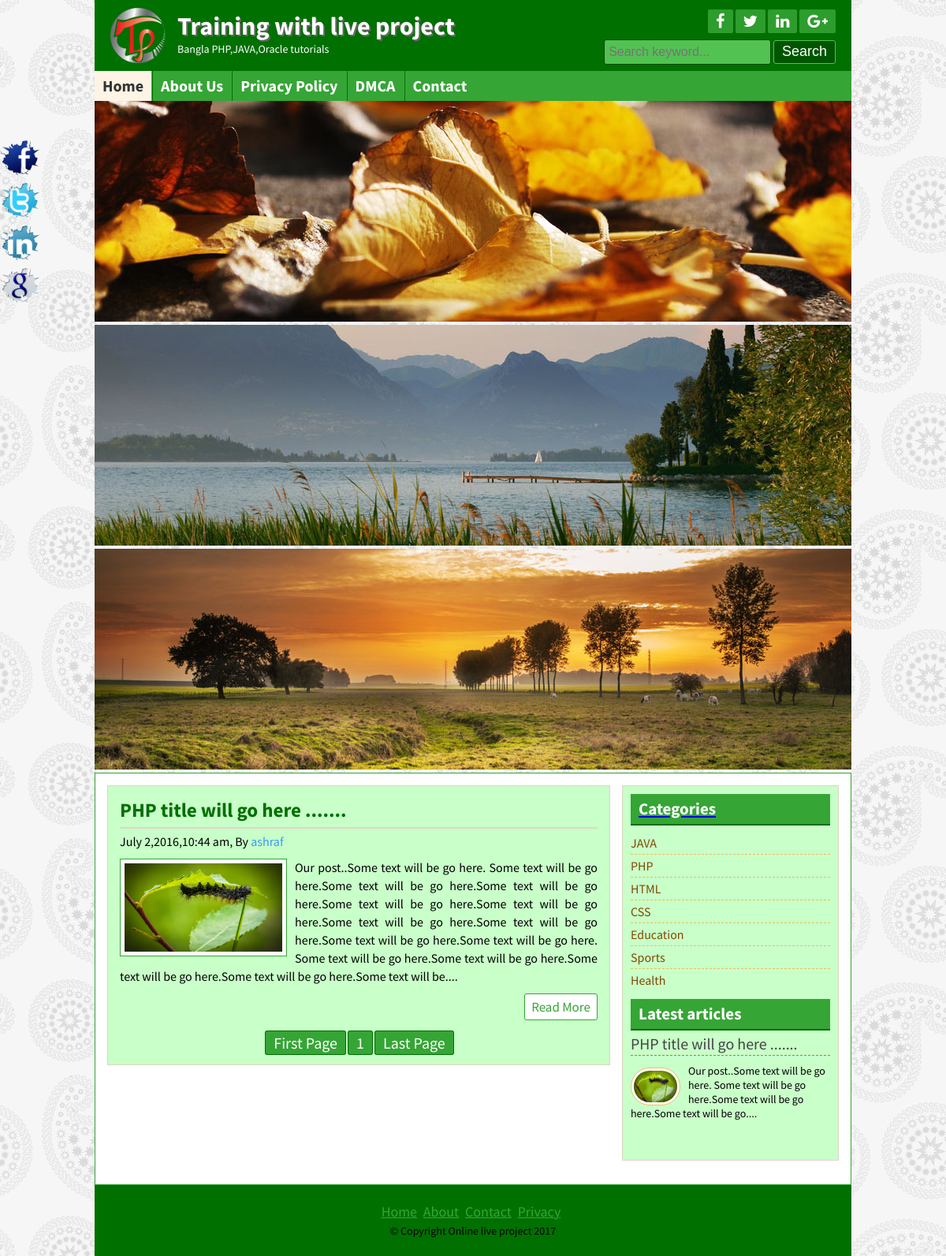
The page / on the database its author committed.
### tables this page shows
CREATE TABLE IF NOT EXISTS `tittle_slogan` (
  `id` int(11) NOT NULL AUTO_INCREMENT,
  `title` varchar(255) NOT NULL,
  `slogan` varchar(255) NOT NULL,
  `logo` varchar(255) NOT NULL,
  PRIMARY KEY (`id`)
);

CREATE TABLE IF NOT EXISTS `tbl_social` (
  `id` int(11) NOT NULL AUTO_INCREMENT,
  `fb` varchar(255) NOT NULL,
  `tw` varchar(255) NOT NULL,
  `ln` varchar(255) NOT NULL,
  `gp` varchar(255) NOT NULL,
  PRIMARY KEY (`id`)
);

CREATE TABLE IF NOT EXISTS `tbl_page` (
  `id` int(11) NOT NULL AUTO_INCREMENT,
  `name` varchar(255) NOT NULL,
  `body` text NOT NULL,
  PRIMARY KEY (`id`)
);

CREATE TABLE IF NOT EXISTS `tbl_slider` (
  `id` int(11) NOT NULL AUTO_INCREMENT,
  `title` varchar(255) NOT NULL,
  `image` varchar(255) NOT NULL,
  PRIMARY KEY (`id`)
);

CREATE TABLE IF NOT EXISTS `tbl_post` (
  `id` int(11) NOT NULL AUTO_INCREMENT,
  `cat` int(11) NOT NULL,
  `title` varchar(255) NOT NULL,
  `body` text NOT NULL,
  `image` varchar(255) NOT NULL,
  `author` varchar(50) NOT NULL,
  `tags` varchar(255) NOT NULL,
  `date` timestamp NOT NULL DEFAULT CURRENT_TIMESTAMP,
  `userid` int(11) NOT NULL,
  PRIMARY KEY (`id`)
);

CREATE TABLE IF NOT EXISTS `tbl_category` (
  `id` int(11) NOT NULL AUTO_INCREMENT,
  `name` varchar(50) NOT NULL,
  PRIMARY KEY (`id`)
);

CREATE TABLE IF NOT EXISTS `tbl_footer` (
  `id` int(11) NOT NULL AUTO_INCREMENT,
  `note` varchar(255) NOT NULL,
  PRIMARY KEY (`id`)
);

### lib/Database.php (called while the page is built, shortened)
<?php
Class Database{
	public $host   = DB_HOST;
	public $user   = DB_USER;
	public $pass   = DB_PASS;
	public $dbname = DB_NAME;
	public $link;
	private function connectDB(){
	$this->link = new mysqli($this->host, $this->user, $this->pass, $this->dbname);
 }
	public function select($query){
		$result = $this->link->query($query) or die($this->link->error.__LINE__);
		if($result->num_rows > 0){
			return $result;
		} else {
			return false;
		}
	}
}

### helpers/Format.php (called while the page is built, shortened)
<?php
 class Format{
   public function formatDate($date){
       return date('F j,Y,g:i a',strtotime($date) );
   }
   public function textShorten($text,$limit=400){
    $text=$text."";
    $text=substr($text,0,$limit);
    $text=substr($text,0,strrpos($text, ' '));
    $text=$text."....";
    return $text;
   }
 }
?>

### index.php (the view)
<?php include "inc/header.php"; ?>
<?php include "inc/slider.php"; ?>
	<div class="contentsection contemplete clear">
		<div class="maincontent clear">
      <?php
        $per_page=3;
        if (isset($_GET["page"])) {
          $page=$_GET["page"];
        }else{
          $page=1;
        }
        $start_from=($page-1)*$per_page;
      ?>
            <?php
             $query="select * from tbl_post limit $start_from,$per_page";
             $post=$db->select( $query);
             if($post){
             	while ($result=$post->fetch_assoc()) {
            ?>
			<div class="samepost clear">
				<h2><a href="post.php?id=<?php echo $result['id'];?>"><?php echo $result['title'];?></a></h2>
				<h4><?php echo $fm->formatDate($result['date']);?>, By <a href="#"><?php echo $result['author'];?></a></h4>
				 <a href="#"><img src="admin/<?php echo $result['image'];?>" alt="post image"/></a>
				<p>
					<?php echo $fm->textShorten($result['body']);?>
				</p>
				<div class="readmore clear">
				<a href="post.php?id=<?php echo $result['id'];?>">Read More</a>
				</div>
			</div>
		<?php } ?>
        <?php
        $query="select * from tbl_post";
        $result=$db->select( $query);
        $total_rows=mysqli_num_rows($result);
        $total_pages=ceil($total_rows/$per_page);
        echo "<span class='pagination'><a href='index.php?page=1'>".'First Page'."</a>";
        for ($i=1; $i <=$total_pages ; $i++) {
         echo "<a href='index.php?page=".$i."'>".$i."</a>" ;
        }
         echo "<a href='index.php?page=$total_pages'>".'Last Page'."</span>" ?>
       <?php } else{header("Location:404.php");} ?>
		</div>
   <?php include "inc/sidebar.php"; ?>
    <?php include "inc/footer.php"; ?>

### inc/header.php (shortened to what this page needs)
<?php include "lib/Database.php"; ?>
<?php include "helpers/Format.php"; ?>
<?php
  $db=new Database();
  $fm=new Format() ;
?>
<!DOCTYPE html>
<html>
<head>
	<?php include 'scripts/css.php'; ?>
</head>
<body>
	<div class="headersection templete clear">
		<a href="index.php">
			<div class="logo">
				 <?php
                  $query="select * from tittle_slogan where id='1'";
                  $blog_title=$db->select($query);
                  if ($blog_title) {
                    while ($result=$blog_title->fetch_assoc()) {
                 ?>
				<img src="admin/<?php echo $result['logo'];?>" alt="Logo"/>
				<h2><?php echo $result['title'];?></h2>
				<p><?php echo $result['slogan'];?></p>
				<?php } } ?>
			</div>
		</a>
		<div class="social clear">
			<div class="icon clear">
				<?php
                  $query="select * from tbl_social where id='1'";
                  $socialmedia=$db->select($query);
                  if ($socialmedia) {
                    while ($result=$socialmedia->fetch_assoc()) {
             ?>
				<a href="<?php echo $result['fb'];?>" target="_blank"><i class="fa fa-facebook"></i></a>
				<a href="<?php echo $result['tw'];?>" target="_blank"><i class="fa fa-twitter"></i></a>
				<a href="<?php echo $result['ln'];?>" target="_blank"><i class="fa fa-linkedin"></i></a>
				<a href="<?php echo $result['gp'];?>" target="_blank"><i class="fa fa-google-plus"></i></a>
				<?php } } ?>
			</div>
			<div class="searchbtn clear">
			<form action="search.php" method="get">
				<input type="text" name="search" placeholder="Search keyword..."/>
				<input type="submit" name="submit" value="Search"/>
			</form>
			</div>
		</div>
	</div>
<div class="navsection templete">
	<?php
      $path=$_SERVER['SCRIPT_FILENAME'];
      $currentpage=basename($path, '.php');
	?>
	<ul>
		<li><a
             <?php
                 if ($currentpage=='index') {
             	       echo 'id="active"';
                 }
              ?>
			href="index.php">Home</a></li>
                 <?php
                      $query="select * from tbl_page";
                      $pages=$db->select($query);
                      if ($pages) {
                        while ($result=$pages->fetch_assoc()) {
                 ?>
                   <li><a
                     <?php if (isset($_GET['pageid']) && $_GET['pageid']==$result['id'] ){
             	       echo 'id="active"';
                     }
                     ?>
                   	href="page.php?pageid=<?php echo $result['id']; ?>"><?php echo $result['name']; ?></a> </li>
                  <?php } } ?>
              <li><a
                  <?php
                 if ($currentpage=='contact_us') {
             	       echo 'id="active"';
                 }
              ?>
              	href="contact_us.php">Contact</a></li>
	</ul>
</div>

### scripts/css.php
<link rel="stylesheet" href="font-awesome-4.5.0/css/font-awesome.css">
<link rel="stylesheet" href="css/nivo-slider.css" type="text/css" media="screen" />
<link rel="stylesheet" href="style.css">
 <?php
         $query="select * from tbl_theme where id='1'";
         $themes=$db->select($query);
         while ($result=$themes->fetch_assoc()) {
         	if ($result['theme']=='default') { ?>
              <link rel="stylesheet" href="theme/default.css">
        <?php } elseif ($result['theme']=='green') { ?>
              <link rel="stylesheet" href="theme/green.css">
         <?php } elseif ($result['theme']=='red') { ?>
              <link rel="stylesheet" href="theme/red.css">
        <?php } } ?>

### inc/slider.php
<div class="slidersection templete clear">
        <div id="slider">
        	<?php
                 $query="SELECT * FROM tbl_slider order by id limit 5";
                 $slider=$db->select($query);
                   if ($slider) {
                    while ($result=$slider->fetch_assoc()) {
			?>
            <a href="#"><img src="admin/<?php echo $result['image']; ?>" alt="<?php echo $result['title']; ?>" title="<?php echo $result['title']; ?>" /></a>
            <?php } } ?>
        </div>
</div>

### inc/sidebar.php
<div class="sidebar clear">
	<div class="samesidebar clear">
		<h2>Categories</h2>
			<ul>
				<?php
                        $query="select * from tbl_category";
                         $category=$db->select( $query);
                          if($category){
           	          while ($result=$category->fetch_assoc()) {
		        ?>
				<li><a href="posts.php?category=<?php echo $result['id']; ?> "><?php echo $result['name']; ?></a></li>
				<?php } } else{ ?>
				<li> No Category One</li>
				<?php } ?>
			</ul>
	</div>
	<div class="samesidebar clear">
		<h2>Latest articles</h2>
		<?php
                 $query="select * from tbl_post limit 5";
                   $post=$db->select( $query);
                    if($post){
           	     while ($result=$post->fetch_assoc()) {
		 ?>
			<div class="popular clear">
				<h3><a href="post.php?id=<?php echo $result['id'];?>"><?php echo $result['title'];?></a></h3>
				<a href="#"><img src="admin/<?php echo $result['image'];?>" alt="post image"/></a>
				<?php echo $fm->textShorten($result['body'],120);?>
			</div>
			  <?php }  } else{header("Location:404.php");} ?>
	</div>
</div>

### inc/footer.php (shortened to what this page needs)
</div>
	<div class="footersection templete clear">
	  <div class="footermenu clear">
		<ul>
			<li><a href="#">Home</a></li>
			<li><a href="#">About</a></li>
			<li><a href="#">Contact</a></li>
			<li><a href="#">Privacy</a></li>
		</ul>
	  </div>
	   <?php
	                  $query="select * from tbl_footer where id='1'";
	                  $footernote=$db->select($query);
	                  if ($footernote) {
	                    while ($result=$footernote->fetch_assoc()) {
        ?>
	  <p>&copy; <?php echo $result['note']; ?> <?php echo date('Y');?></p>
	  <?php } } ?>
	</div>
	<div class="fixedicon clear">
		<?php
                  $query="select * from tbl_social where id='1'";
                  $socialmedia=$db->select($query);
                  if ($socialmedia) {
                    while ($result=$socialmedia->fetch_assoc()) {
             ?>
		<a href="<?php echo $result['fb'];?>" target="_blank"> <img src="images/fb.png" alt="Facebook"/></a>
		<a href="<?php echo $result['tw'];?>" target="_blank"> <img src="images/tw.png" alt="Twitter"/></a>
		<a href="<?php echo $result['ln'];?>" target="_blank"> <img src="images/in.png" alt="LinkedIn"/></a>
		<a href="<?php echo $result['gp'];?>" target="_blank"> <img src="images/gl.png" alt="GooglePlus"/></a>
		<?php } }?>
	</div>
</body>
</html>

### theme/green.css (style rules this page uses)
.headersection ,.footersection { background: #007000 none repeat scroll 0 0; }
.icon a { background: #2d9d2d none repeat scroll 0 0; }
.searchbtn input[type="text"] { border: 1px solid #034703; background: #52c252 none repeat scroll 0 0; }
.searchbtn input[type="submit"] { border: 1px solid #549854; }
.searchbtn input[type="submit"] { background: #005600 none repeat scroll 0 0; border: 1px solid #52c252; }
.navsection { background: none repeat scroll 0 0 #35a535; }
.navsection ul li { border-left: 1px solid #007000; border-right: 1px solid #38a838; }
.samepost h2 a { color: #007000; }
.maincontent ,.sidebar { background: #C9FFC9 none repeat scroll 0 0; }
.samepost img { border: 1px solid #35A535; }
.contentsection { border: 1px solid #35A535; }
.samesidebar h2 { background: #35a535 none repeat scroll 0 0; border-bottom: 2px solid #007000; color: #fff; }
.readmore a { border: 1px solid #35A535; color: #35A535; }
.pagination a { background: none repeat scroll 0 0 #35A535; border: 1px solid #007000; color: #fff; }
.footermenu ul li a { color: #35A535; }
.samepost h2, .about h2 { color: #007000; }

### rows shown on the page
tittle_slogan: logo (picture), title "Training with live project", slogan "Bangla PHP,JAVA,Oracle tutorials"
tbl_page: name "About Us"
tbl_page: name "Privacy Policy"
tbl_page: name "DMCA"
tbl_slider: image (picture)
tbl_slider: image (picture)
tbl_slider: image (picture)
tbl_post: title "PHP title will go here .......", date "July 2,2016,10:44 am", author "ashraf", image (picture), body "Our post..Some text will be go here. Some text will be go here.Some text will be go here.Some text will be go here.Some text will be go here.Some text will be go here.Some text will be go here.Some text will be go here.Some text will be go here.Some text will be go here. Some text will be go here.Some text will be go here.Some text will be go here.Some text will be go here.Some text will be....", body "Our post..Some text will be go here. Some text will be go here.Some text will be go here.Some text will be go...."
tbl_category: name "JAVA"
tbl_category: name "PHP"
tbl_category: name "HTML"
tbl_category: name "CSS"
tbl_category: name "Education"
tbl_category: name "Sports"
tbl_category: name "Health"
tbl_footer: note "Copyright Online live project"
